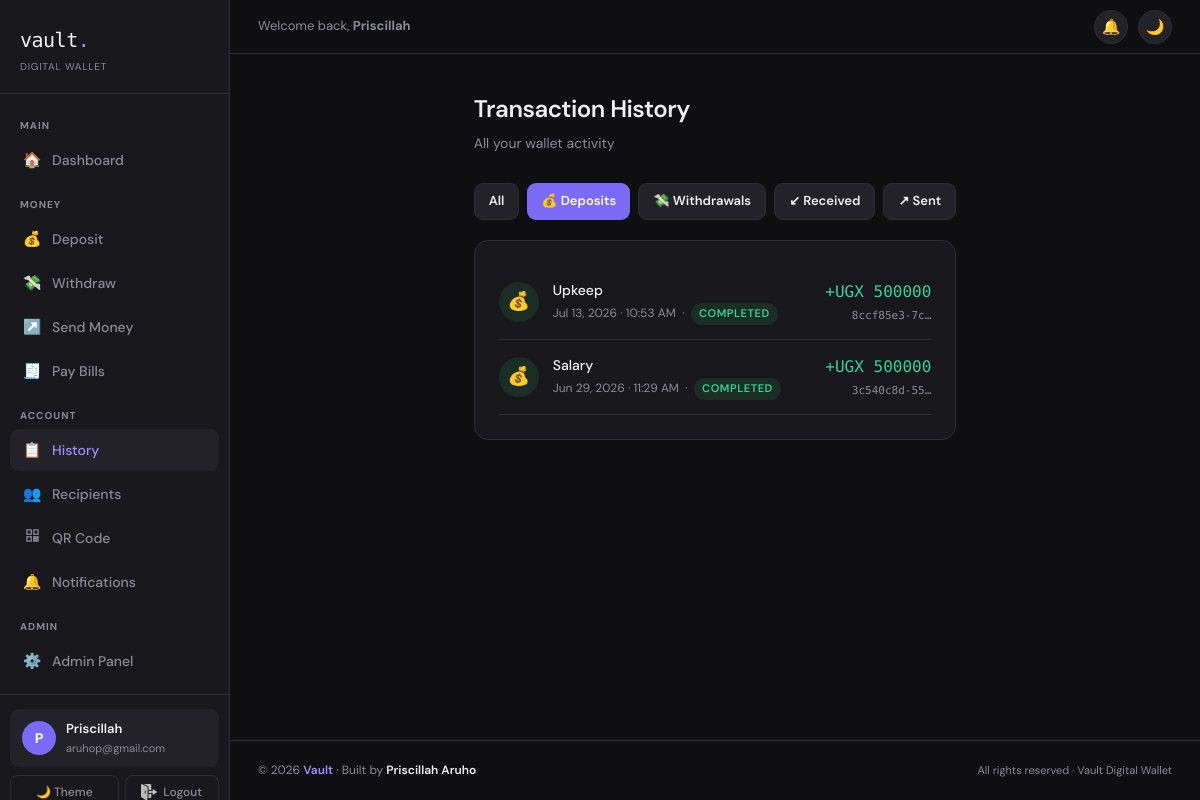
/transactions/?type=deposit (signed in), run on an earlier commit of the app's database.
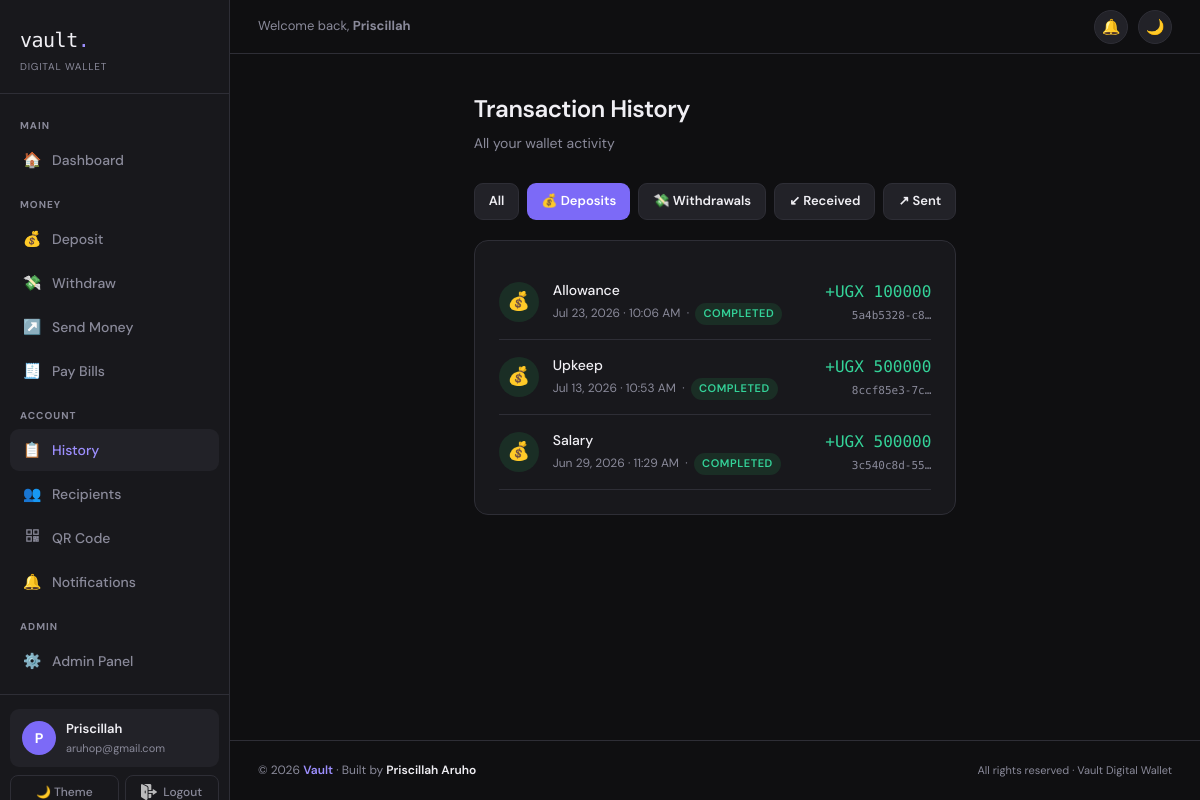
And on a later commit of the database.
### wallet/models.py (models this page shows, shortened)
class Transaction(models.Model):
    TRANSACTION_TYPES = [
        ('deposit', 'Deposit'),
        ('withdrawal', 'Withdrawal'),
        ('transfer_in', 'Transfer In'),
        ('transfer_out', 'Transfer Out'),
    ]
    STATUS_CHOICES = [
        ('pending', 'Pending'),
        ('completed', 'Completed'),
        ('failed', 'Failed'),
    ]
    id = models.UUIDField(primary_key=True, default=uuid.uuid4, editable=False)
    wallet = models.ForeignKey(Wallet, on_delete=models.CASCADE, related_name='transactions')
    transaction_type = models.CharField(max_length=20, choices=TRANSACTION_TYPES)
    amount = models.DecimalField(max_digits=12, decimal_places=2)
    status = models.CharField(max_length=10, choices=STATUS_CHOICES, default='completed')
    description = models.CharField(max_length=255, blank=True)
    reference = models.CharField(max_length=100, blank=True)
    created_at = models.DateTimeField(auto_now_add=True)
    class Meta:
        ordering = ['-created_at']

### wallet/views.py (the view)
# urls.py: path('transactions/', views.transactions, name='admin_transactions'),
@login_required
def transactions(request):
    wallet, _ = Wallet.objects.get_or_create(user=request.user)
    txn_type = request.GET.get('type', '')
    txns = wallet.transactions.all()
    if txn_type:
        txns = txns.filter(transaction_type=txn_type)
    return render(request, 'wallet/transactions.html', {
        'transactions': txns,
        'wallet': wallet,
        'filter_type': txn_type,
    })

### vadmin/context_processors.py (called while the page is built)
def admin_counts(request):
    if request.user.is_authenticated and request.user.is_staff:
        return {
            'pending_kyc_count': KYCDocument.objects.filter(status='pending').count(),
            'pending_withdrawal_count': WithdrawalRequest.objects.filter(status='pending').count(),
            'active_flag_count': FraudFlag.objects.filter(resolved=False).count(),
        }
    return {}

### templates/wallet/transactions.html (shortened to what this page needs)
{% extends 'wallet/base.html' %}
{% block content %}
<div class="page">
  <div class="page-header">
    <h1>Transaction History</h1>
    <p>All your wallet activity</p>
  </div>
  <div style="display:flex; gap:8px; margin-bottom:20px; flex-wrap:wrap;">
    <a href="{% url 'transactions' %}" class="btn {% if not filter_type %}btn-primary{% else %}btn-ghost{% endif %}" style="font-size:13px; padding:7px 14px;">All</a>
    <a href="?type=deposit" class="btn {% if filter_type == 'deposit' %}btn-primary{% else %}btn-ghost{% endif %}" style="font-size:13px; padding:7px 14px;">💰 Deposits</a>
    <a href="?type=withdrawal" class="btn {% if filter_type == 'withdrawal' %}btn-primary{% else %}btn-ghost{% endif %}" style="font-size:13px; padding:7px 14px;">💸 Withdrawals</a>
    <a href="?type=transfer_in" class="btn {% if filter_type == 'transfer_in' %}btn-primary{% else %}btn-ghost{% endif %}" style="font-size:13px; padding:7px 14px;">↙ Received</a>
    <a href="?type=transfer_out" class="btn {% if filter_type == 'transfer_out' %}btn-primary{% else %}btn-ghost{% endif %}" style="font-size:13px; padding:7px 14px;">↗ Sent</a>
  </div>
  <div class="card">
    {% if transactions %}
      {% for txn in transactions %}
      <div style="display:flex; justify-content:space-between; align-items:center; padding:14px 0; border-bottom:1px solid var(--border);">
        <div style="display:flex; align-items:center; gap:14px;">
          <div style="width:40px; height:40px; border-radius:50%; display:flex; align-items:center; justify-content:center; font-size:18px; flex-shrink:0;
            background:{% if txn.transaction_type == 'deposit' or txn.transaction_type == 'transfer_in' %}#1a2e25{% else %}#2e1a1a{% endif %};">
            {% if txn.transaction_type == 'deposit' %}💰
            {% elif txn.transaction_type == 'withdrawal' %}💸
            {% elif txn.transaction_type == 'transfer_in' %}↙
            {% else %}↗{% endif %}
          </div>
          <div>
            <div style="font-size:14px; font-weight:500;">
              {{ txn.description|default:txn.get_transaction_type_display }}
            </div>
            <div style="font-size:12px; color:var(--muted); margin-top:2px;">
              {{ txn.created_at|date:"M d, Y · g:i A" }}
              &nbsp;·&nbsp;
              <span class="badge {% if txn.status == 'completed' %}badge-green{% elif txn.status == 'failed' %}badge-red{% else %}badge-yellow{% endif %}">
                {{ txn.status }}
              </span>
            </div>
          </div>
        </div>
        <div style="text-align:right; flex-shrink:0;">
          <div style="font-family:var(--mono); font-size:16px; font-weight:500;"
            class="{% if txn.transaction_type == 'deposit' or txn.transaction_type == 'transfer_in' %}text-green{% else %}text-red{% endif %}">
            {% if txn.transaction_type == 'deposit' or txn.transaction_type == 'transfer_in' %}+{% else %}-{% endif %}UGX {{ txn.amount|floatformat:0 }}
          </div>
          <div style="font-size:11px; color:var(--muted); font-family:var(--mono); margin-top:2px;">
            {{ txn.id|truncatechars:12 }}
          </div>
        </div>
      </div>
      {% endfor %}
    {% else %}
      <div style="text-align:center; padding:48px 0; color:var(--muted); font-size:14px;">
        No transactions found.<br><br>
        <a href="{% url 'deposit' %}" class="btn btn-primary" style="font-size:13px;">Make a deposit</a>
      </div>
    {% endif %}
  </div>
</div>
{% endblock %}

What changed in the data, as far as the page shows it:
added Transaction: description "Allowance", created_at "Jul 23, 2026 · 10:06 AM", status "COMPLETED", amount "100000", id "5a4b5328-c8…"
